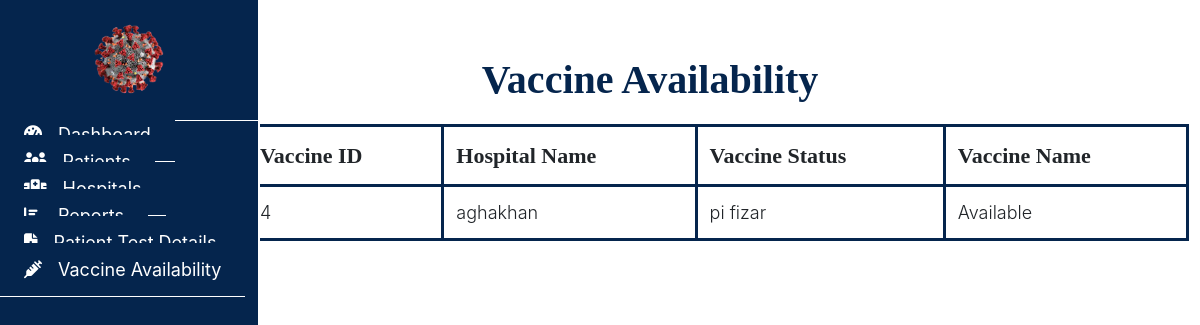
The page /admin/vaccine.php (signed in) on the database as committed earlier.
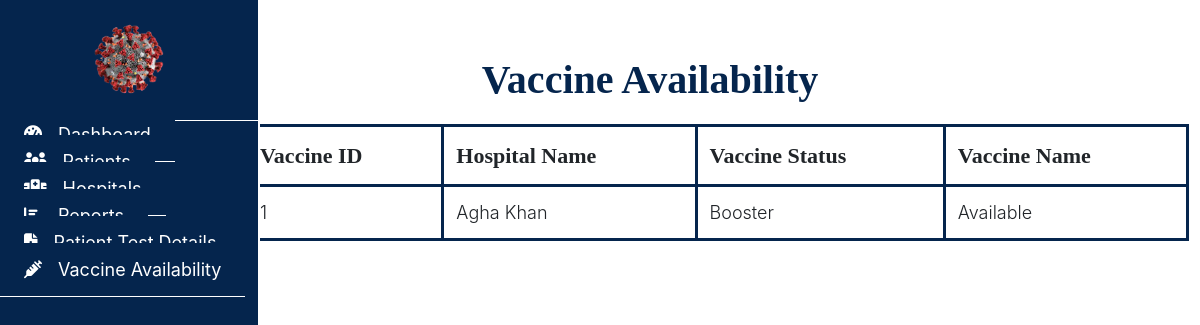
The same page on the database as committed later.
### tables this page shows
CREATE TABLE `vaccination` (
  `vac_id` int(11) NOT NULL,
  `vac_name` varchar(255) NOT NULL,
  `patient_id` int(11) DEFAULT NULL,
  `hospital_id` int(11) DEFAULT NULL,
  `vac_status` enum('Available','Unavailable') DEFAULT NULL
);

CREATE TABLE `hospital` (
  `hospital_id` int(11) NOT NULL,
  `hospital_name` varchar(255) DEFAULT NULL,
  `location` varchar(255) DEFAULT NULL,
  `password` varchar(255) DEFAULT NULL,
  `status` int(11) NOT NULL,
  `approval_status` enum('Pending','Approved','Rejected') DEFAULT 'Pending'
);

### admin/vaccine.php (the view, shortened to what this page needs)
<?php
include("../connection.php");
?>
<!DOCTYPE html>
<html lang="en">
<head>
    <link rel="stylesheet" href="assets/style.css">
    <link rel="stylesheet" href="https://cdn.usebootstrap.com/bootstrap/3.3.7/css/bootstrap.min.css">
    <link rel="stylesheet"
        href="https://cdnjs.cloudflare.com/ajax/libs/material-design-iconic-font/2.2.0/css/material-design-iconic-font.min.css">
    <link rel="stylesheet" href="https://cdnjs.cloudflare.com/ajax/libs/font-awesome/6.4.0/css/all.min.css">
</head>
<body>
    <div id="sidebar">
        <header>
            <a href="#"><img src="../images/covidlogo.png" alt="" style="width:120px ; height:120px;padding: 20px;"></a>
        </header>
        <ul class="nav">
            <li>
                <a href="admin.php">
                    <i class="fas fa-tachometer-alt"></i>Dashboard
                </a>
            </li>
            <li>
                <a href="patientrecord.php">
                    <i class="fas fa-users"></i>Patients
                </a>
            </li>
            <li>
                <a href="hospitaldetails.php">
                    <i class="fas fa-hospital"></i>Hospitals
                </a>
            </li>
            <li>
                <a href="crdetails.php">
                    <i class="fas fa-chart-bar"></i>Reports
                </a>
            </li>
            <li>
                <a href="testdetails.php">
                    <i class="fas fa-file-medical"></i>Patient Test Details
                </a>
            </li>
            <li>
                <a href="vaccine.php">
                    <i class="fas fa-syringe"></i>Vaccine Availability
                </a>
            </li>
        </ul>
    </div>
    <nav class="navbar">
        <div class="container-fluid">
            <ul class="nav navbar-nav navbar-right">
                <li class="dropdown">
                    <a href="#" class="dropdown-toggle" data-toggle="dropdown">
                    </a>
                </li>
            </ul>
        </div>
    </nav>
    <div class="container-fluid" id="all-products">
        <h1 class="text-center">Vaccine Availability</h1>
        <div class="container">
            <table class="table">
                <thead>
                    <tr>
                        <th>Vaccine ID</th>
                        <th>Hospital Name</th>
                        <th>Vaccine Status</th>
                        <th>Vaccine Name</th>
                    </tr>
                </thead>
                <tbody>
                    <?php
                    $query = "SELECT v.vac_id, v.patient_id, v.hospital_id, v.vac_name, v.vac_status, h.hospital_name
          FROM vaccination v
          LEFT JOIN hospital h ON v.hospital_id = h.hospital_id";
                    $result = mysqli_query($con, $query);
                    while ($row = mysqli_fetch_assoc($result)): ?>
                        <tr>
                            <td>
                                <?= $row['vac_id'] ?>
                            </td>
                            <td>
                                <?= $row['hospital_name'] ?>
                            </td>
                            <td>
                                <?= $row['vac_name'] ?>
                            </td>
                            <td>
                                <?= $row['vac_status'] ?>
                            </td>
                        </tr>
                    <?php endwhile; ?>
                </tbody>
            </table>
        </div>
    </div>
</body>
</html>

Rows that differ between the two databases and show on the page:
removed vaccination: vac_id "4", hospital.hospital_name "aghakhan", vac_name "pi fizar", vac_status "Available"
added vaccination: vac_id "1", hospital.hospital_name "Agha Khan", vac_name "Booster", vac_status "Available"
